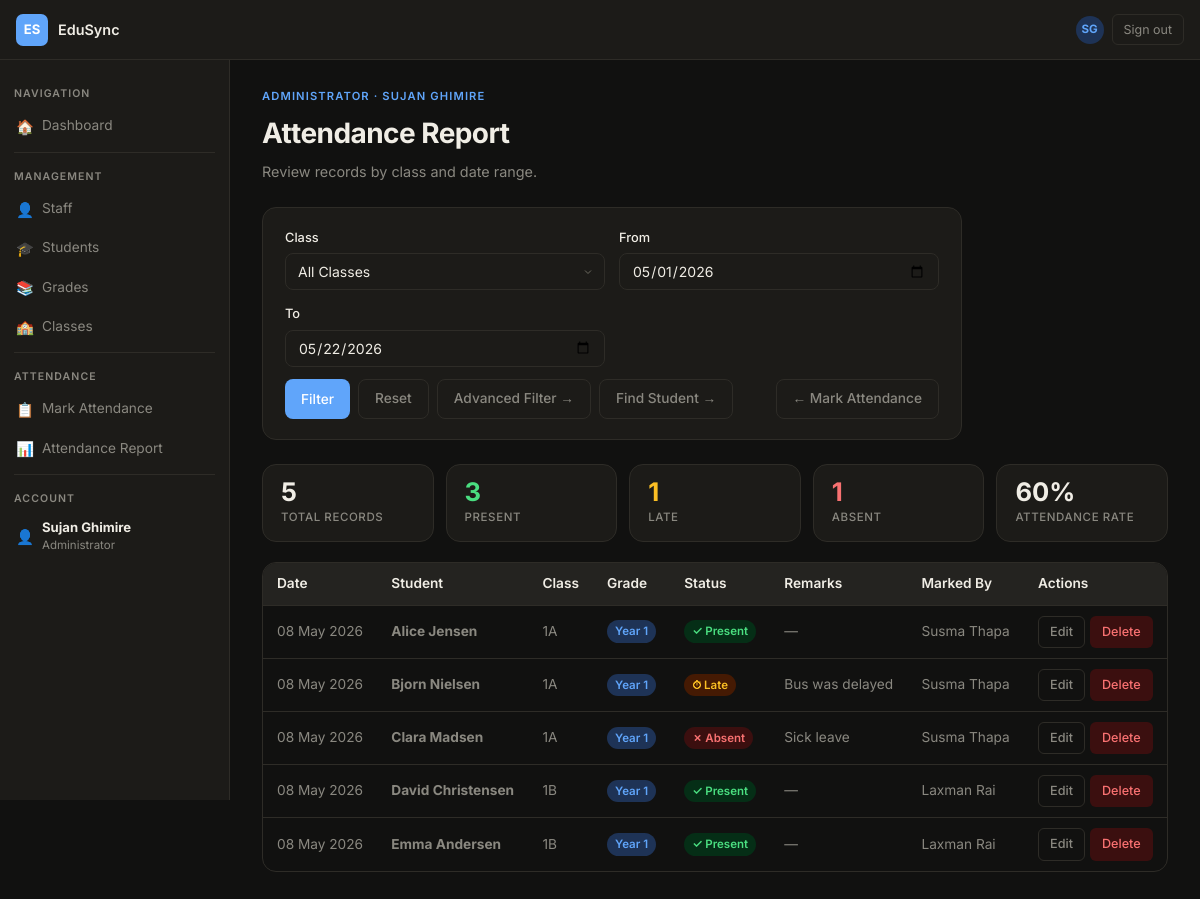
Screenshot of /attendance/list.php (signed in) with the database file from the repository.
### tables this page shows
CREATE TABLE tblAttendance (
  attendanceId INT AUTO_INCREMENT PRIMARY KEY,             
  studentId    INT          NOT NULL,                      
  classId      INT          NOT NULL,                      
  markedById   INT          NOT NULL,                      
  date         DATE         NOT NULL,                      
  status       ENUM('present','absent','late') NOT NULL,   
  notes        VARCHAR(255) DEFAULT NULL,                  
  FOREIGN KEY (studentId)  REFERENCES tblStudent(studentId),
  FOREIGN KEY (classId)    REFERENCES tblClass(classId),
  FOREIGN KEY (markedById) REFERENCES tblStaff(staffId)
);

CREATE TABLE tblStudent (
  studentId        INT AUTO_INCREMENT PRIMARY KEY,   
  fullName         VARCHAR(100) NOT NULL,             
  dateOfBirth      DATE         NOT NULL,             
  gradeId          INT          NOT NULL,             
  classId          INT          NOT NULL,             
  isStudentActive  BOOLEAN      NOT NULL DEFAULT TRUE,  
  studentCreatedAt DATETIME     NOT NULL,             
  FOREIGN KEY (gradeId) REFERENCES tblGrade(gradeId),
  FOREIGN KEY (classId) REFERENCES tblClass(classId)
);

CREATE TABLE tblClass (
  classId        INT AUTO_INCREMENT PRIMARY KEY,   
  className      VARCHAR(50)  NOT NULL,             
  gradeId        INT          NOT NULL,             
  classTeacherID INT          NOT NULL,             
  isClassActive  BOOLEAN      NOT NULL DEFAULT TRUE,  
  classCreatedAt DATETIME     NOT NULL,             
  FOREIGN KEY (gradeId)        REFERENCES tblGrade(gradeId),
  FOREIGN KEY (classTeacherID) REFERENCES tblStaff(staffId)
);

CREATE TABLE tblGrade (
  gradeId        INT AUTO_INCREMENT PRIMARY KEY,   
  gradeName      VARCHAR(50)  NOT NULL UNIQUE,     
  description    VARCHAR(255) DEFAULT NULL,        
  isGradeActive  BOOLEAN      NOT NULL DEFAULT TRUE,  
  displayOrder   INT          NOT NULL DEFAULT 0,  
  gradeCreatedAt DATETIME     NOT NULL,            
  updatedAt      DATETIME     DEFAULT NULL         
);

CREATE TABLE tblStaff (
  staffId        INT AUTO_INCREMENT PRIMARY KEY,                          
  fullName       VARCHAR(100) NOT NULL,                                   
  username       VARCHAR(50)  NOT NULL UNIQUE,                            
  passwordHash   VARCHAR(255) NOT NULL,                                   
  role           ENUM('Administrator','Teacher','Headteacher') NOT NULL,  
  isStaffActive  BOOLEAN      NOT NULL DEFAULT TRUE,                      
  staffCreatedAt DATETIME     NOT NULL                                    
);

### shared/db.php (called while the page is built)
<?php
function db(): PDO {
    static $pdo = null;
    if ($pdo) return $pdo;
    $host   = 'localhost';
    $dbname = 'edusync';
    $user   = 'root';
    $pass   = '';
    $pdo = new PDO(
        "mysql:host=$host;dbname=$dbname;charset=utf8mb4",
        $user, $pass,
        [
            PDO::ATTR_ERRMODE            => PDO::ERRMODE_EXCEPTION,
            PDO::ATTR_DEFAULT_FETCH_MODE => PDO::FETCH_ASSOC,
            PDO::ATTR_EMULATE_PREPARES   => false,
        ]
    );
    return $pdo;
}

### methods/Attendance.php (called while the page is built, shortened)
<?php
require_once __DIR__ . '/../shared/db.php';
class Attendance {
    private PDO $pdo;
    public function __construct(PDO $pdo) {
        $this->pdo = $pdo;
    }
    public function getReport(int $classId, string $dateFrom, string $dateTo): array {
        $stmt = $this->pdo->prepare("CALL sp_GetAttendanceReport(?, ?, ?)");
        $stmt->execute([$classId ?: null, $dateFrom, $dateTo]);
        return $stmt->fetchAll();
    }
}

### attendance/list.php (the view, shortened to what this page needs)
<?php
$sessionUser = $_SESSION['user'];
require_once __DIR__ . '/../shared/db.php';
require_once __DIR__ . '/../methods/Attendance.php';
$attClass = new Attendance(db());
$filterClass = (int)($_GET['classId'] ?? 0);
$filterFrom  = $_GET['from'] ?? date('Y-m-01');
$filterTo    = $_GET['to']   ?? date('Y-m-d');
$records = $attClass->getReport($filterClass, $filterFrom, $filterTo);
$summary = ['present' => 0, 'absent' => 0, 'late' => 0];
foreach ($records as $r) {
    if (isset($summary[$r['status']])) $summary[$r['status']]++;
}
$total = count($records);
?>
<!DOCTYPE html>
<html lang="en" data-theme="dark">
<head>
<link rel="stylesheet" href="style.css">
</head>
<body>
<nav class="topnav" id="topnav"></nav>
<div class="app-layout">
  <aside class="sidebar" id="sidebar"></aside>
  <main class="content">
    <div class="page-eyebrow"><?= htmlspecialchars($sessionUser['role']) ?> · <?= htmlspecialchars($sessionUser['fullName']) ?></div>
    <div class="page-title">Attendance Report</div>
    <div class="page-sub">Review records by class and date range.</div>
    <form method="GET" action="list.php" class="card" style="max-width:700px;margin-bottom:24px;">
      <div class="form-row" style="margin-bottom:12px;">
        <div class="form-group" style="margin-bottom:0;">
          <label class="form-label">Class</label>
          <select class="form-select" name="classId">
            <option value="">All Classes</option>
          </select>
        </div>
        <div class="form-group" style="margin-bottom:0;">
          <label class="form-label">From</label>
          <input class="form-input" type="date" name="from" value="<?= htmlspecialchars($filterFrom) ?>">
        </div>
        <div class="form-group" style="margin-bottom:0;">
          <label class="form-label">To</label>
          <input class="form-input" type="date" name="to" value="<?= htmlspecialchars($filterTo) ?>">
        </div>
      </div>
      <div style="display:flex;gap:8px;flex-wrap:wrap;">
        <button type="submit" class="btn btn-primary">Filter</button>
        <a href="list.php" class="btn btn-ghost">Reset</a>
        <a href="filter.php" class="btn btn-ghost">Advanced Filter →</a>
        <a href="find.php"   class="btn btn-ghost">Find Student →</a>
        <a href="index.php"  class="btn btn-ghost" style="margin-left:auto;">← Mark Attendance</a>
      </div>
    </form>
    <?php if ($total > 0): ?>
    <div class="report-summary">
      <div class="summary-card">
        <div class="summary-value"><?= $total ?></div>
        <div class="summary-label">Total Records</div>
      </div>
      <div class="summary-card summary-present">
        <div class="summary-value"><?= $summary['present'] ?></div>
        <div class="summary-label">Present</div>
      </div>
      <div class="summary-card summary-late">
        <div class="summary-value"><?= $summary['late'] ?></div>
        <div class="summary-label">Late</div>
      </div>
      <div class="summary-card summary-absent">
        <div class="summary-value"><?= $summary['absent'] ?></div>
        <div class="summary-label">Absent</div>
      </div>
      <div class="summary-card">
        <div class="summary-value">
          <?= $total > 0 ? round(($summary['present'] / $total) * 100) : 0 ?>%
        </div>
        <div class="summary-label">Attendance Rate</div>
      </div>
    </div>
    <?php endif; ?>
    <div class="table-wrap">
      <table id="reportTable">
        <thead>
          <tr>
            <th>Date</th>
            <th>Student</th>
            <th>Class</th>
            <th>Grade</th>
            <th>Status</th>
            <th>Remarks</th>
            <th>Marked By</th>
            <th>Actions</th>
          </tr>
        </thead>
        <tbody>
          <?php if (empty($records)): ?>
            <tr><td colspan="8">
              <div class="empty-state">
                <div class="empty-icon">📋</div>
                <p>No attendance records found for the selected filters.</p>
              </div>
            </td></tr>
          <?php else: ?>
            <?php foreach ($records as $r): ?>
            <tr>
              <td><?= date('d M Y', strtotime($r['date'])) ?></td>
              <td><strong><?= htmlspecialchars($r['studentName'] ?? '—') ?></strong></td>
              <td><?= htmlspecialchars($r['className'] ?? '—') ?></td>
              <td><span class="badge badge-blue"><?= htmlspecialchars($r['gradeName'] ?? '—') ?></span></td>
              <td>
                <?php if ($r['status'] === 'present'): ?>
                  <span class="badge badge-green">✓ Present</span>
                <?php elseif ($r['status'] === 'late'): ?>
                  <span class="badge badge-yellow">⏱ Late</span>
                <?php else: ?>
                  <span class="badge badge-red">✗ Absent</span>
                <?php endif; ?>
              </td>
              <td><?= htmlspecialchars($r['notes'] ?? '—') ?></td>
              <td><?= htmlspecialchars($r['markedByName'] ?? '—') ?></td>
              <td>
                <div class="action-row">
                  <a href="edit.php?id=<?= $r['attendanceId'] ?>" class="btn btn-ghost btn-sm">Edit</a>
                  <a href="delete.php?id=<?= $r['attendanceId'] ?>" class="btn btn-danger btn-sm">Delete</a>
                </div>
              </td>
            </tr>
            <?php endforeach; ?>
          <?php endif; ?>
        </tbody>
      </table>
    </div>
  </main>
</div>
</body>
</html>

### rows the page displays
tblattendance: date "08 May 2026", studentId.fullName "Alice Jensen", classId.className "1A", tblgrade.gradeName "Year 1", status "✓ Present", notes "—", markedById.fullName "Susma Thapa"
tblattendance: date "08 May 2026", studentId.fullName "Bjorn Nielsen", classId.className "1A", tblgrade.gradeName "Year 1", status "⏱ Late", notes "Bus was delayed", markedById.fullName "Susma Thapa"
tblattendance: date "08 May 2026", studentId.fullName "Clara Madsen", classId.className "1A", tblgrade.gradeName "Year 1", status "✗ Absent", notes "Sick leave", markedById.fullName "Susma Thapa"
tblattendance: date "08 May 2026", studentId.fullName "David Christensen", classId.className "1B", tblgrade.gradeName "Year 1", status "✓ Present", notes "—", markedById.fullName "Laxman Rai"
tblattendance: date "08 May 2026", studentId.fullName "Emma Andersen", classId.className "1B", tblgrade.gradeName "Year 1", status "✓ Present", notes "—", markedById.fullName "Laxman Rai"

### other values shown
$sessionUser['role'] "ADMINISTRATOR"
$sessionUser['fullName'] "SUJAN GHIMIRE"
$total "5"
$summary['present'] "3"
$summary['late'] "1"
$summary['absent'] "1"
